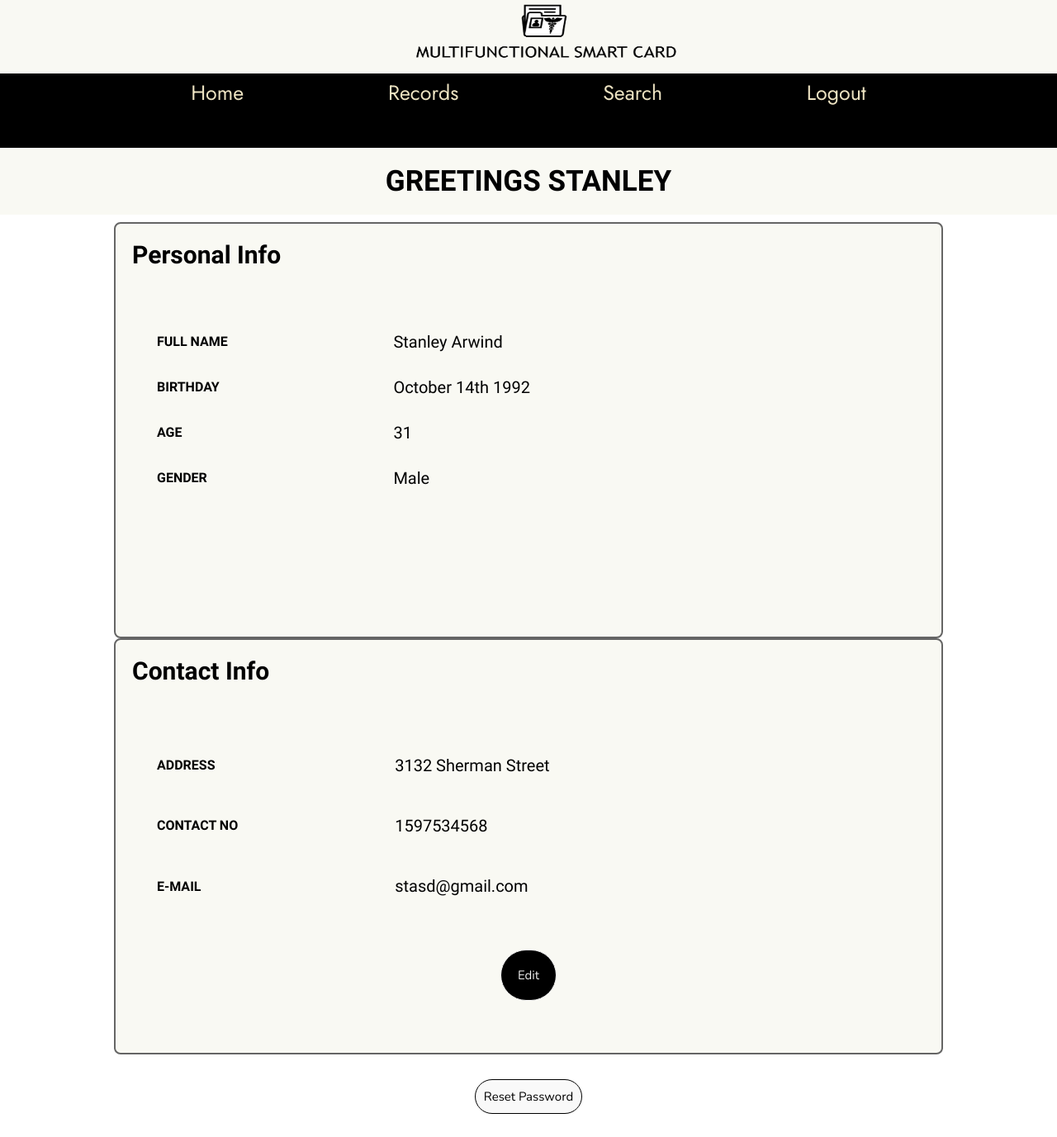
Screenshot of /pdashboard.php?id=10P (signed in) with the database file from the repository.
### tables this page shows
CREATE TABLE IF NOT EXISTS `patient` (
  `SSN` varchar(20) NOT NULL,
  `F_Name` char(15) NOT NULL,
  `L_Name` char(15) NOT NULL,
  `Address` varchar(30) NOT NULL,
  `Contact_No` varchar(20) NOT NULL,
  `Email` varchar(50) DEFAULT NULL,
  `Date_Of_Birth` date NOT NULL,
  `Gender` char(10) NOT NULL
);

### pdashboard.php (the view, shortened to what this page needs)
<!DOCTYPE html>
<html>
<head>
<link rel="stylesheet" href="mobile.css?v=<?php echo time(); ?>">
  <link rel="stylesheet" type="text/css" href="css/pdash_style.css">
</head>
<body>
  <div class="top_img"><img src="Resource/landd2.png"></div>
  <div class="navigation-bar" style="text-align: center">
    <a href="pdashboard.php" >Home</a>
    <a href="precords.php">Records </a>
    <a href="psearch.php">Search</a>
    <a class='logout' href="logout.php">Logout</a>
  </div>
  <?php
    require "connection.php";
    $uid=$_SESSION["userID"];
    $sql="SELECT SSN, F_Name, CONCAT(F_Name,' ',L_Name) AS Full_name, Address, Contact_No, Email, Date_Format(Date_Of_Birth,'%M %D %Y') AS Date_Of_Birth, Gender, DATE_FORMAT(NOW(), '%Y') - DATE_FORMAT(Date_Of_Birth, '%Y') - (DATE_FORMAT(NOW(), '00-%m-%d') < DATE_FORMAT(Date_Of_Birth, '00-%m-%d')) AS age FROM patient WHERE SSN=?";
    $stmt= mysqli_stmt_init($conn);
    if (!mysqli_stmt_prepare($stmt,$sql)) {
      header("Location:pdashboard.php?error=sqlerror");
    }
    else {
      mysqli_stmt_bind_param($stmt, "s", $uid);
      mysqli_stmt_execute($stmt);
      $result= mysqli_stmt_get_result($stmt);
      if ($row = mysqli_fetch_assoc($result))
      {
        $fname=strtoupper($row["F_Name"]);
        $fullname=$row["Full_name"];
        $address=$row["Address"];
        $cont=$row["Contact_No"];
        $mail=$row["Email"];
        $dob=$row["Date_Of_Birth"];
        $gen=$row["Gender"];
        $age=$row["age"];
        echo "
          <div class='welcome'><h2 class='welcome_mssg'> GREETINGS $fname</h2></div>
          <div class='pi_box'>
            <div class='pi_table'>
            <h3> Personal Info</h3>
              <table>
                <tr><th>FULL NAME</th>
                    <td>$fullname</td></tr>
                <tr><th>BIRTHDAY</th>
                   <td>$dob</td></tr>
                <tr><th>AGE</th>
                    <td>$age</td></tr>
                <tr><th>GENDER</th>
                   <td>$gen</td></tr>
              </table>
            </div>
          </div>
          <div class='ci_box'>
            <div class='ci_table'>
            <h3> Contact Info</h3>
              <table>
                <tr><th>ADDRESS</th>
                    <td>$address</td></tr>
                <tr><th>CONTACT NO</th>
                   <td>$cont</td></tr>
                <tr><th>E-MAIL</th>
                   <td>$mail</td></tr>
              </table>
              <a href='patient_info_edit.php'>Edit</a>
            </div>
          </div>
          <div class='res_div'><a class='res' href='p_res_pass.php'>Reset Password</a></div>
        <div class='footer'></div>
        ";
      }
    }
   ?>
</body>
</html>

### css/mobile.css (style rules this page uses)
body { font-family: Arial, sans-serif; margin: 0; padding: 0; }

### css/pdash_style.css (style rules this page uses)
* { margin: 0; padding: 0; }
.top_img { width: 100%; background-color: #f9f9f3; }
.top_img img { width: 550px; height: 80px; margin: 5px 30% auto; }
.navigation-bar { background-color: black; overflow: hidden; font-family: "Jost", sans-serif; height: 90px; text-align: center; }
.navigation-bar a { display: inline-block; float: none; font-size: 25px; text-decoration: none; color: #ece2c1; padding: 5px 5px; margin: 0 80px; }
.welcome { width: 100%; height: 90px; }
.welcome_mssg { font-family: "Barlow Condensed", sans-serif; font-size: 35px; background: #f9f9f3; text-align: center; padding: 20px; }
.pi_box, .ci_box { text-align: center; }
.pi_table, .ci_table { display: inline-block; width: 1000px; height: 500px; border: 2px solid rgb(101 101 101); border-radius: 8px; font-family: "Barlow Condensed", sans-serif; background: #f9f9f3; }
.pi_table h3, .ci_table h3 { margin: 2%; text-align: left; font-size: 30px; }
.pi_table table, .ci_table table { font-family: "Questrial", sans-serif; height: 300px; width: 900px; text-align: left; padding: 30px; border-spacing: 20px; padding: 30px; }
.pi_table table td, .ci_table table td { font-size: 20px; }
.ci_table a { display: inline-block; background: black; padding: 20px; margin-left: 320; text-decoration: none; font-family: "Nunito", sans-serif; font-size: 15px; color: #f1f1f1; border: 1px solid #f1f1f1; border-radius: 40px; outline: none; }
.res_div { width: 100%; height: 20%; text-align: center; margin-top: 30px; }
.res { display: inline-block; background: #f9f9f9; padding: 10px; margin-left: auto; margin-right: auto; text-decoration: none; font-family: "Nunito", sans-serif; font-size: 15px; color: black; border: 1px solid black; border-radius: 40px; outline: none; }

### rows the page displays
patient: F_Name "STANLEY", Gender "Male", Address "3132 Sherman Street", Contact_No "1597534568", Email "stasd@gmail.com"

### other values shown
$fullname "Stanley Arwind"
$dob "October 14th 1992"
$age "31"
